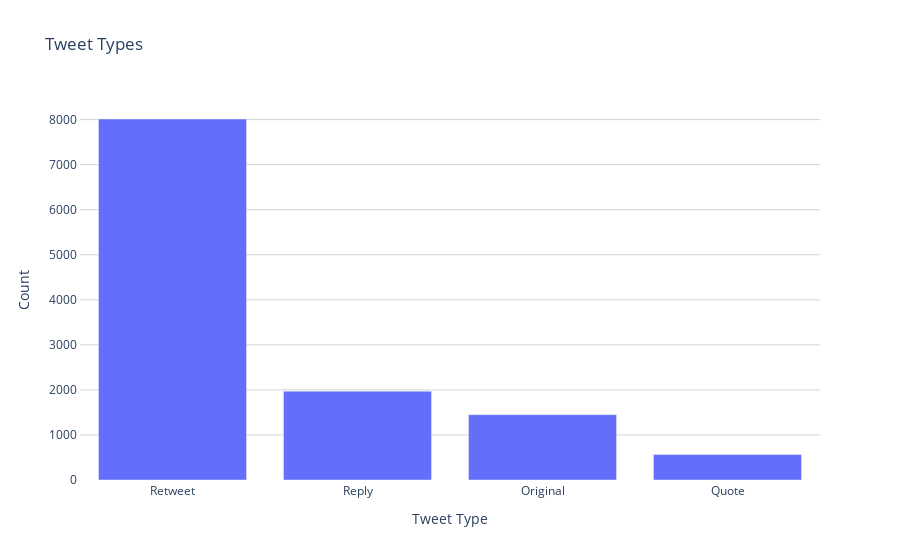

The notebook cell saved with this chart:
### Markdown cell above
## Percentage of Tweets

Most of the Tweets are retweets from another user. Meaning a user shared a posting from another user. The next highest is replies, where one user would mention another in a reply either from the original tweet or in the comments. Lastly, the original tweets are tweets that are initial tweets from a user.

### Code cell
get_percentage_of_post(df)

### Figure 1 — Plotly figure (JSON) as saved in the notebook; plotly's stock layout.template omitted (floating-point values rounded to 4 significant figures)
{"data": [{"type": "bar", "x": ["Retweet", "Reply", "Original", "Quote"], "y": [8014, 1971, 1450, 565]}], "layout": {"autosize": true, "plot_bgcolor": "white", "title": {"text": "Tweet Types"}, "xaxis": {"autorange": true, "range": [-0.5, 3.5], "showgrid": false, "showline": true, "title": {"text": "Tweet Type"}, "type": "category"}, "yaxis": {"autorange": true, "gridcolor": "lightgray", "range": [0, 8436.0], "showgrid": true, "showline": true, "title": {"text": "Count"}, "type": "linear"}}}
